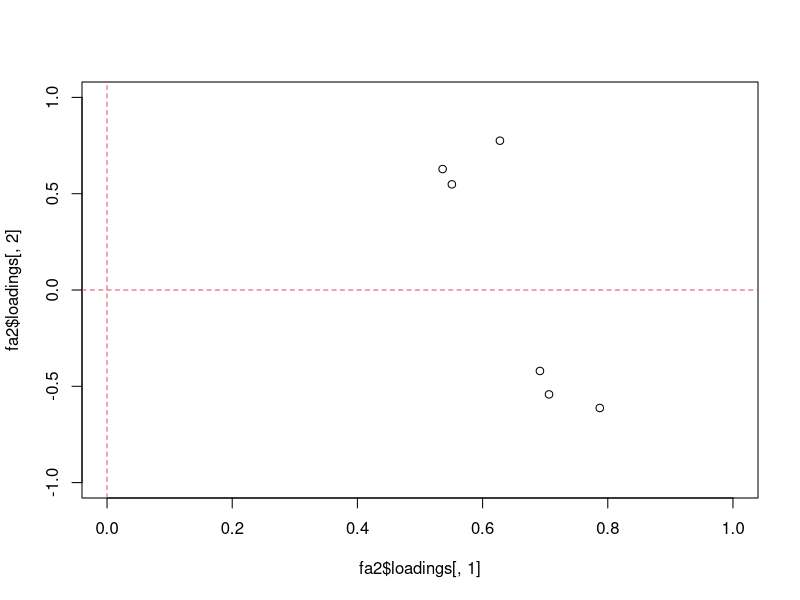
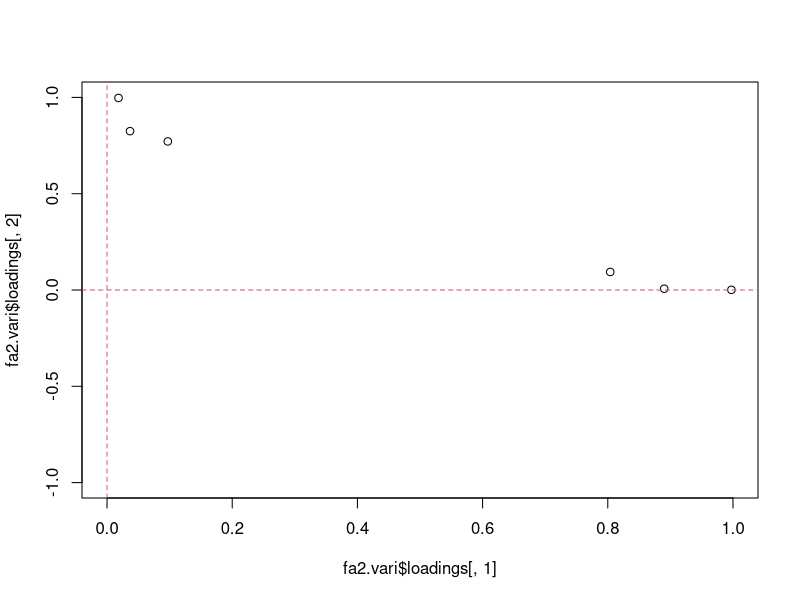

Here is the R script that generated these plots, in order:
#データ読み込み
d <- read.csv("Curry.csv", fileEncoding="cp932")
head(d)
str(d)

#相関行列のチェック
cor(d[,-1])

#factanal関数による因子分析2因子(無回転)
fa2 <- factanal(d[,-1], factors=2, rotation="none")
print(fa2$loadings, sort=T) #因子負荷量が大きい順に並べ替え

#因子負荷量をplotしてみる(無回転)
plot(fa2$loadings[,1],fa2$loadings[,2],
     xlim=c(0,1), ylim=c(-1,1))
abline(a=0, b=0, lty=2, col=2) #この2行はx軸, y軸を書いているだけ
abline(v=0, lty=2, col=2)

#factanal関数による因子分析(varimax回転)
fa2.vari <- factanal(d[,-1], factors=2, rotation="varimax")
print(fa2.vari$loadings, sort=T)

#因子負荷量をplotしてみる(回転後)
plot(fa2.vari$loadings[,1],fa2.vari$loadings[,2],
     xlim=c(0,1), ylim=c(-1,1))
abline(a=0, b=0, lty=2, col=2)
abline(v=0, lty=2, col=2)


